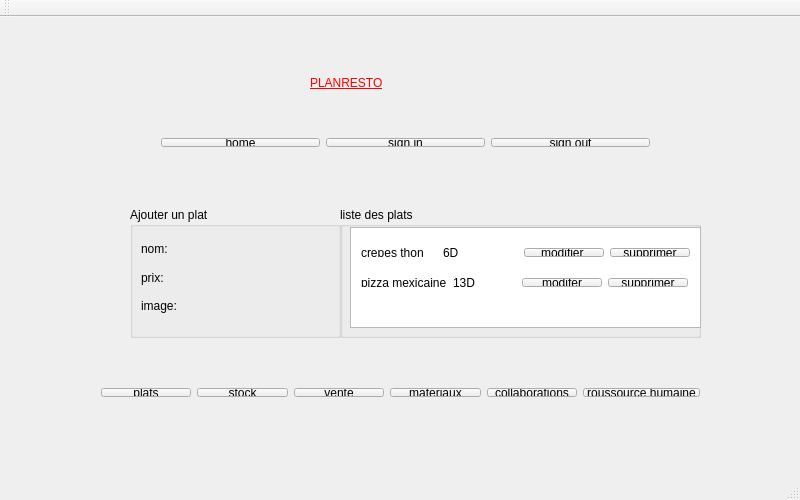
<?xml version="1.0" encoding="UTF-8"?>
<ui version="4.0">
 <class>MainWindow</class>
 <widget class="QMainWindow" name="MainWindow">
  <property name="geometry">
   <rect>
    <x>0</x>
    <y>0</y>
    <width>800</width>
    <height>500</height>
   </rect>
  </property>
  <property name="windowTitle">
   <string>MainWindow</string>
  </property>
  <widget class="QWidget" name="centralWidget">
   <property name="styleSheet">
    <string notr="true"> QLabel#label {
    font: 20pt &quot;MS Shell Dlg 2&quot;;
	text-decoration: underline;
    color : red;

 }</string>
   </property>
   <widget class="QLabel" name="labelimg">
    <property name="geometry">
     <rect>
      <x>0</x>
      <y>-40</y>
      <width>800</width>
      <height>500</height>
     </rect>
    </property>
    <property name="styleSheet">
     <string notr="true"/>
    </property>
    <property name="text">
     <string/>
    </property>
   </widget>
   <widget class="QLabel" name="label">
    <property name="geometry">
     <rect>
      <x>310</x>
      <y>40</y>
      <width>181</width>
      <height>51</height>
     </rect>
    </property>
    <property name="text">
     <string>PLANRESTO</string>
    </property>
   </widget>
   <widget class="QWidget" name="horizontalLayoutWidget">
    <property name="geometry">
     <rect>
      <x>150</x>
      <y>110</y>
      <width>511</width>
      <height>31</height>
     </rect>
    </property>
    <layout class="QHBoxLayout" name="horizontalLayout">
     <item>
      <widget class="QPushButton" name="pushButton_3">
       <property name="text">
        <string>home</string>
       </property>
      </widget>
     </item>
     <item>
      <widget class="QPushButton" name="pushButton_2">
       <property name="text">
        <string>sign in</string>
       </property>
      </widget>
     </item>
     <item>
      <widget class="QPushButton" name="pushButton">
       <property name="text">
        <string>sign out</string>
       </property>
      </widget>
     </item>
    </layout>
   </widget>
   <widget class="QGroupBox" name="groupBox">
    <property name="geometry">
     <rect>
      <x>130</x>
      <y>190</y>
      <width>211</width>
      <height>131</height>
     </rect>
    </property>
    <property name="title">
     <string>Ajouter un plat</string>
    </property>
    <widget class="QWidget" name="verticalLayoutWidget">
     <property name="geometry">
      <rect>
       <x>0</x>
       <y>20</y>
       <width>61</width>
       <height>101</height>
      </rect>
     </property>
     <layout class="QVBoxLayout" name="verticalLayout">
      <item>
       <widget class="QLabel" name="label_3">
        <property name="text">
         <string>nom:</string>
        </property>
       </widget>
      </item>
      <item>
       <widget class="QLabel" name="label_4">
        <property name="text">
         <string>prix:</string>
        </property>
       </widget>
      </item>
      <item>
       <widget class="QLabel" name="label_2">
        <property name="text">
         <string>image:</string>
        </property>
       </widget>
      </item>
     </layout>
    </widget>
    <widget class="QLabel" name="label_img2">
     <property name="geometry">
      <rect>
       <x>120</x>
       <y>100</y>
       <width>81</width>
       <height>21</height>
      </rect>
     </property>
     <property name="text">
      <string/>
     </property>
    </widget>
   </widget>
   <widget class="QGroupBox" name="groupBox_2">
    <property name="geometry">
     <rect>
      <x>340</x>
      <y>190</y>
      <width>361</width>
      <height>131</height>
     </rect>
    </property>
    <property name="title">
     <string>liste des plats</string>
    </property>
    <widget class="QTableView" name="tableView">
     <property name="geometry">
      <rect>
       <x>10</x>
       <y>20</y>
       <width>351</width>
       <height>101</height>
      </rect>
     </property>
    </widget>
    <widget class="QWidget" name="horizontalLayoutWidget_2">
     <property name="geometry">
      <rect>
       <x>10</x>
       <y>30</y>
       <width>351</width>
       <height>31</height>
      </rect>
     </property>
     <layout class="QHBoxLayout" name="horizontalLayout_2">
      <item>
       <widget class="QLabel" name="label_6">
        <property name="text">
         <string>crepes thon</string>
        </property>
       </widget>
      </item>
      <item>
       <widget class="QLabel" name="label_5">
        <property name="text">
         <string>6D</string>
        </property>
       </widget>
      </item>
      <item>
       <widget class="QPushButton" name="pushButton_4">
        <property name="text">
         <string>modifier </string>
        </property>
       </widget>
      </item>
      <item>
       <widget class="QPushButton" name="pushButton_5">
        <property name="text">
         <string>supprimer</string>
        </property>
       </widget>
      </item>
     </layout>
    </widget>
    <widget class="QWidget" name="horizontalLayoutWidget_3">
     <property name="geometry">
      <rect>
       <x>10</x>
       <y>60</y>
       <width>349</width>
       <height>31</height>
      </rect>
     </property>
     <layout class="QHBoxLayout" name="horizontalLayout_3">
      <item>
       <widget class="QLabel" name="label_8">
        <property name="text">
         <string>pizza mexicaine</string>
        </property>
       </widget>
      </item>
      <item>
       <widget class="QLabel" name="label_7">
        <property name="text">
         <string>13D</string>
        </property>
       </widget>
      </item>
      <item>
       <widget class="QPushButton" name="pushButton_6">
        <property name="text">
         <string>modifer</string>
        </property>
       </widget>
      </item>
      <item>
       <widget class="QPushButton" name="pushButton_7">
        <property name="text">
         <string>supprimer</string>
        </property>
       </widget>
      </item>
     </layout>
    </widget>
   </widget>
   <widget class="QWidget" name="horizontalLayoutWidget_4">
    <property name="geometry">
     <rect>
      <x>90</x>
      <y>360</y>
      <width>621</width>
      <height>31</height>
     </rect>
    </property>
    <layout class="QHBoxLayout" name="horizontalLayout_4">
     <item>
      <widget class="QPushButton" name="pushButton_9">
       <property name="text">
        <string>plats</string>
       </property>
      </widget>
     </item>
     <item>
      <widget class="QPushButton" name="pushButton_10">
       <property name="text">
        <string>stock</string>
       </property>
      </widget>
     </item>
     <item>
      <widget class="QPushButton" name="pushButton_11">
       <property name="text">
        <string>vente</string>
       </property>
      </widget>
     </item>
     <item>
      <widget class="QPushButton" name="pushButton_12">
       <property name="text">
        <string>materiaux</string>
       </property>
      </widget>
     </item>
     <item>
      <widget class="QPushButton" name="pushButton_13">
       <property name="text">
        <string>collaborations</string>
       </property>
      </widget>
     </item>
     <item>
      <widget class="QPushButton" name="pushButton_8">
       <property name="text">
        <string>roussource humaine</string>
       </property>
      </widget>
     </item>
    </layout>
   </widget>
  </widget>
  <widget class="QMenuBar" name="menuBar">
   <property name="geometry">
    <rect>
     <x>0</x>
     <y>0</y>
     <width>800</width>
     <height>26</height>
    </rect>
   </property>
  </widget>
  <widget class="QToolBar" name="mainToolBar">
   <attribute name="toolBarArea">
    <enum>TopToolBarArea</enum>
   </attribute>
   <attribute name="toolBarBreak">
    <bool>false</bool>
   </attribute>
  </widget>
  <widget class="QStatusBar" name="statusBar"/>
 </widget>
 <layoutdefault spacing="6" margin="11"/>
 <resources/>
 <connections/>
</ui>
